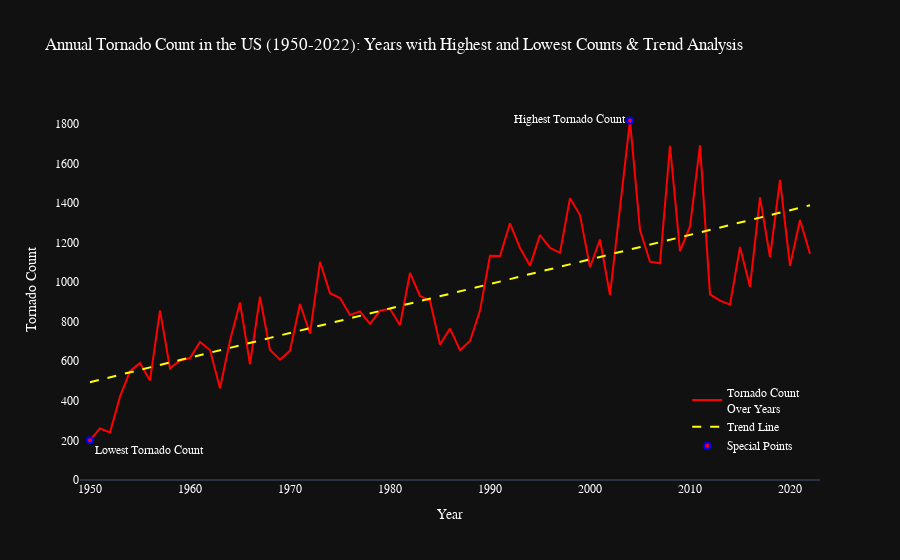

The notebook cell saved with this chart:
### Markdown cell above
### Question 1. How has the number of annual tornadoes in the US changed from 1950 to 2022, and in which years were the highest and lowest numbers of tornadoes observed during this period?

### Code cell
# Group by year and calculate the number of tornadoes.
grouped = df.groupby('yr').size().reset_index(name='tornado_count')

# Find the years with the maximum and minimum number of tornadoes.
max_tornado = grouped.loc[grouped['tornado_count'].idxmax()]
min_tornado = grouped.loc[grouped['tornado_count'].idxmin()]

# Create a model for the trend.
X = grouped['yr'].values.reshape(-1, 1)
y = grouped['tornado_count'].values
model = LinearRegression().fit(X, y)
trendline = model.predict(X).round().astype(int)

# Create a dynamic line graph.
fig = go.Figure()

fig.add_trace(go.Scatter(
    x=grouped['yr'],
    y=grouped['tornado_count'],
    mode='lines',
    line=dict(color='red', width=2),
    name='Tornado Count<br>Over Years',
    hovertemplate='<b>Year:</b> %{x}<br><b>Tornado Count:</b> %{y}<extra></extra>'
))

fig.add_trace(go.Scatter(
    x=grouped['yr'],
    y=trendline,
    mode='lines',
    line=dict(color='yellow', dash='dash'),
    name='Trend Line',
    hoverinfo='none'
))

# Label the years with the most and least tornadoes.
fig.add_trace(go.Scatter(
    x=[max_tornado['yr'], min_tornado['yr']],
    y=[max_tornado['tornado_count'], min_tornado['tornado_count']],
    mode='markers+text',
    marker=dict(color='red', size=6, symbol='circle', line=dict(color='blue', width=2)),
    text=['Highest Tornado Count', 'Lowest Tornado Count'],
    textposition=['middle left', 'bottom right'],
    textfont=dict(color='white'),
    hoverinfo='text',
    hovertext=[
        f"<b>Year::</b> {max_tornado['yr']}<br><b>Tornado Count:</b> {int(max_tornado['tornado_count'])}",
        f"<b>Year:</b> {min_tornado['yr']}<br><b>Tornado Count:</b> {int(min_tornado['tornado_count'])}"
    ],
    showlegend=True,
    name='Special Points'
))

# Update the layout of the graph (title, axes labels, range, template, legend, font).
fig.update_layout(
    title="Annual Tornado Count in the US (1950-2022): Years with Highest and Lowest Counts & Trend Analysis",
    xaxis_title='Year',
    yaxis_title='Tornado Count',
    xaxis=dict(
        range=[1949, 2023],
        tickmode='auto',
        tickformat="d",
        showgrid=False
    ),
    yaxis=dict(
        range=[0, 1920],
        tickmode='auto',
        tickformat="d",
        showgrid=False
    ),
    template='plotly_dark',
    legend=dict(
        x=0.98, y=0.05,
        xanchor='right', yanchor='bottom',
        bgcolor='rgba(0,0,0,0)'
    ),
    autosize=True,
    dragmode=False,
    font=dict(family="Arial", size=12, color="white")
)

# Disable zoom and pan features.
fig.update_geos(
    visible=False
)

# Show the figure with disabled display mode bar and double click.
fig.show(config=dict(displayModeBar=False, doubleClick=False))

### Figure 1 — Plotly figure (JSON) as saved in the notebook; plotly's stock layout.template omitted (floating-point values rounded to 4 significant figures)
{"data": [{"hovertemplate": "<b>Year:</b> %{x}<br><b>Tornado Count:</b> %{y}<extra></extra>", "line": {"color": "red", "width": 2}, "mode": "lines", "name": "Tornado Count<br>Over Years", "type": "scatter", "x": [1950, 1951, 1952, 1953, 1954, 1955, 1956, 1957, 1958, 1959, 1960, 1961, 1962, 1963, 1964, 1965, 1966, 1967, 1968, 1969, 1970, 1971, 1972, 1973, 1974, 1975, 1976, 1977, 1978, 1979, 1980, 1981, 1982, 1983, 1984, 1985, 1986, 1987, 1988, 1989, 1990, 1991, 1992, 1993, 1994, 1995, 1996, 1997, 1998, 1999, 2000, 2001, 2002, 2003, 2004, 2005, 2006, 2007, 2008, 2009, 2010, 2011, 2012, 2013, 2014, 2015, 2016, 2017, 2018, 2019, 2020, 2021, 2022], "y": [201, 260, 240, 421, 550, 591, 503, 857, 564, 604, 616, 697, 657, 463, 704, 897, 585, 926, 657, 608, 653, 889, 740, 1102, 944, 919, 834, 852, 789, 855, 865, 782, 1046, 930, 906, 684, 765, 656, 702, 856, 1133, 1132, 1297, 1172, 1082, 1237, 1173, 1148, 1424, 1339, 1075, 1215, 934, 1374, 1817, 1263, 1103, 1095, 1689, 1156, 1281, 1691, 938, 906, 886, 1177, 976, 1428, 1126, 1517, 1082, 1314, 1143]}, {"hoverinfo": "none", "line": {"color": "yellow", "dash": "dash"}, "mode": "lines", "name": "Trend Line", "type": "scatter", "x": [1950, 1951, 1952, 1953, 1954, 1955, 1956, 1957, 1958, 1959, 1960, 1961, 1962, 1963, 1964, 1965, 1966, 1967, 1968, 1969, 1970, 1971, 1972, 1973, 1974, 1975, 1976, 1977, 1978, 1979, 1980, 1981, 1982, 1983, 1984, 1985, 1986, 1987, 1988, 1989, 1990, 1991, 1992, 1993, 1994, 1995, 1996, 1997, 1998, 1999, 2000, 2001, 2002, 2003, 2004, 2005, 2006, 2007, 2008, 2009, 2010, 2011, 2012, 2013, 2014, 2015, 2016, 2017, 2018, 2019, 2020, 2021, 2022], "y": [494, 507, 519, 532, 544, 556, 569, 581, 594, 606, 618, 631, 643, 656, 668, 680, 693, 705, 718, 730, 742, 755, 767, 780, 792, 805, 817, 829, 842, 854, 867, 879, 891, 904, 916, 929, 941, 953, 966, 978, 991, 1003, 1015, 1028, 1040, 1053, 1065, 1077, 1090, 1102, 1115, 1127, 1140, 1152, 1164, 1177, 1189, 1202, 1214, 1226, 1239, 1251, 1264, 1276, 1288, 1301, 1313, 1326, 1338, 1350, 1363, 1375, 1388]}, {"hoverinfo": "text", "hovertext": ["<b>Year::</b> 2004<br><b>Tornado Count:</b> 1817", "<b>Year:</b> 1950<br><b>Tornado Count:</b> 201"], "marker": {"color": "red", "line": {"color": "blue", "width": 2}, "size": 6, "symbol": "circle"}, "mode": "markers+text", "name": "Special Points", "showlegend": true, "text": ["Highest Tornado Count", "Lowest Tornado Count"], "textfont": {"color": "white"}, "textposition": ["middle left", "bottom right"], "type": "scatter", "x": [2004, 1950], "y": [1817, 201]}], "layout": {"autosize": true, "dragmode": false, "font": {"color": "white", "family": "Arial", "size": 12}, "geo": {"visible": false}, "legend": {"bgcolor": "rgba(0,0,0,0)", "x": 0.98, "xanchor": "right", "y": 0.05, "yanchor": "bottom"}, "title": {"text": "Annual Tornado Count in the US (1950-2022): Years with Highest and Lowest Counts & Trend Analysis"}, "xaxis": {"range": [1949, 2023], "showgrid": false, "tickformat": "d", "tickmode": "auto", "title": {"text": "Year"}}, "yaxis": {"range": [0, 1920], "showgrid": false, "tickformat": "d", "tickmode": "auto", "title": {"text": "Tornado Count"}}}}
